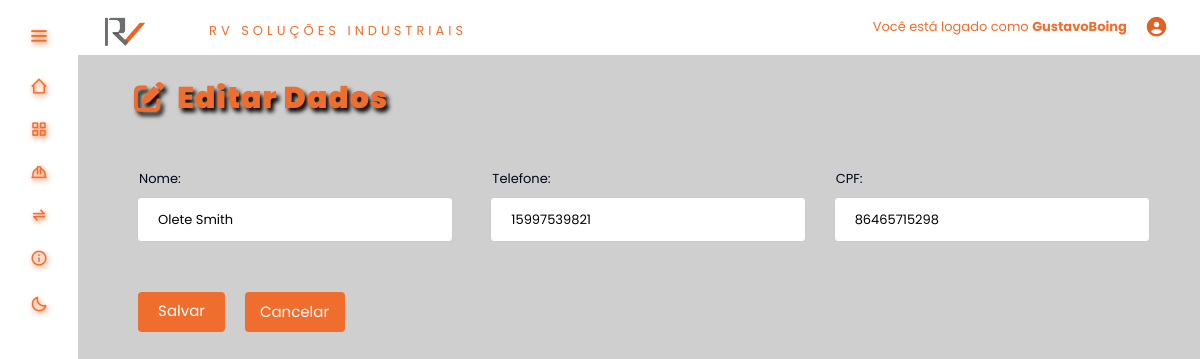
/tablesAdmin/editarFuncionario.php?id=1 (signed in), run on the app's committed database.
### tables this page shows
CREATE TABLE `funcionario` (
  `id_funcionario` int(11) NOT NULL,
  `Nome` varchar(100) DEFAULT NULL,
  `TelContato` varchar(11) DEFAULT NULL,
  `CPF` varchar(11) DEFAULT NULL
);

### tablesAdmin/editarFuncionario.php (the view, shortened to what this page needs)
<?php
    require_once('function.php');
    $result_funcionario = "SELECT * FROM funcionario WHERE id_funcionario = '" . $_GET['id'] . "'";
    $resultado_funcionario = mysqli_query($conn, $result_funcionario);
    $row_produto = mysqli_fetch_assoc($resultado_funcionario);
?>
<!DOCTYPE html>
    <head>
        <link rel="stylesheet" href="<?php echo BASEURL; ?>css/styleSubmit.css"/>
        <link rel="stylesheet" href="style.css"><link rel="stylesheet" href="<?php echo BASEURL; ?>inc/style.css"/>
        <link rel="stylesheet" href="<?php echo BASEURL; ?>inc/styleDark.css">
        <link href='https://unpkg.com/boxicons@2.1.4/css/boxicons.min.css' rel='stylesheet'>
        <link rel="stylesheet" href="https://cdnjs.cloudflare.com/ajax/libs/font-awesome/6.4.0/css/all.min.css"
 />
    </head>
    <body>
        <div class="TituloARE">
            <h2 class="titulosare"><i class="fa fa-edit"></i>&nbsp Editar Dados </h2>
        </div>
        <form class="tela-editar" method="POST" action="functions/editFuncionario.php" enctype="multipart/form-data">
            <div class="deixar-column">
                <div class="inputValues">
                    <div class="Nome">
                        <label for="Nome">
                            Nome:
                            <input type="text" name="Nome" value="<?php echo $row_produto['Nome']; ?>"><br><br>
                        </label>
                    </div>
                    <div class="Qtd">
                        <label for="Qtd">
                            Telefone:
                            <input type="text" id="phone" name="Telefone" placeholder="Digite a quantidade" value="<?php echo $row_produto['TelContato']; ?>"><br><br>
                        </label>
                    </div>
                    <div class="Modelo">
                        <label for="Modelo">
                            CPF:
                            <input type="text" id="cpf" name="CPF" placeholder="Digite o modelo" value="<?php echo $row_produto['CPF']; ?>"><br><br>
                        </label>
                    </div>
                </div>
                <div class="btnFuncoes">
                    <div class="btnSalvar">
                        <button type="submit" name="" class="btn btn-primary">Salvar</button>
                    </div>
                    <div class="btnCancela">
                        <a href="<?php echo BASEURL;?>tablesAdmin/tableFuncionario.php">Cancelar</a>
                    </div>
                </div>
            </div>
        </form>
    </body>
</html>

### inc/style.css (style rules this page uses)
:root { --color:#1c1c1c; --color-second: #D3D3D3; --color-white:#89817D; --color-body:#4A3F35; --color-black:#F06E2D; --search-bar: #F2F2F2; --search-text: #010718; }
* { padding: 0%; margin: 0%; box-sizing: border-box; font-family: 'Poppins', sans-serif; }
* { margin: 0; padding: 0; box-sizing: border-box; }
a { color: var(--color-black); text-decoration: none; font-size: small; transition: 0.5s; position: relative; }
* { box-sizing: border-box }
body { font-family: Verdana, sans-serif; margin:0 }
label { font-size: small; margin-top: 30px; margin-left: 10px; color: var(--search-text); }
.TituloARE > .titulosare { font-family: 'Poppins', sans-serif; margin: 25px 0 0 5%; color: var(--color-black); font-size: 30px; font-weight: 1000; text-shadow: 3px 4px 4px black; letter-spacing: 1px; color: var(--color-black); font-size: 30px; font-weight: 1000; }
.btnSalvar { margin-right: 20px; }
.tela-editar { display: flex; margin: 0 5% 0 5%; }
.Valor, .Qtd, .Modelo, .Tipo { color: var(--search-text); width: 100%; margin-left: 30px; }
.Nome { margin-right: 10px; width: 100%; color: var(--search-text); }
.deixar-column { display: flex; flex-direction: column; margin: 30px 0 0 0; }
.inputValues { display: flex; flex-direction: row; width: auto; position: relative; right: 25px; top: -27px; }
.btnFuncoes { position: relative; display: flex; flex-direction: row; margin-left: 4px; top: -30px }
.btnFuncoes > .btnCancela { display: inline; width: 100px; background-color: #F06E2D; color: white; border: none; border-radius: 4px; cursor: pointer; height: 40px; padding: 8px 15px; }
.btnFuncoes > .btnCancela a { color: white; font-size: 15px; justify-content: center; align-items: center; }

### inc/styleDark.css (style rules this page uses)
:root { --color-default:#ffffff; --color-second: #bebebe; --color-white:#333333; --color-body:#cfcfcf; --color-black:#F06E2D; --search-bar: #F2F2F2; --search-text: #010718; }

### css/styleSubmit.css (style rules this page uses)
button[type=submit] { width: auto; background-color: #F06E2D; color: white; padding: 9px 20px; border: none; border-radius: 4px; cursor: pointer; height: 40px; font-size: 15px; }
button[type=submit] { width: 100%; background-color: #F06E2D; color: white; padding: 0px 20px; margin: 0px 0; border: none; border-radius: 4px; cursor: pointer; }
input[type=text], select { width: 120%; padding: 12px 20px; margin: 8px 0 0 -2px; display: block; border: 1px solid #ccc; border-radius: 4px; box-sizing: border-box; }
.Valor, .Qtd, .Modelo, .Funcionario, .Tipo { width: 80%; padding: 12px 20px; margin: 8px 0 0 15px; display: block; border-radius: 4px; box-sizing: border-box; position: relative; }
.Nome { width: 80%; padding: 12px 20px; margin: 8px 0 0 0px; display: block; border-radius: 4px; box-sizing: border-box; position: relative; }

### data on the page
funcionario: Nome "Olete Smith", Telefone "15997539821", CPF "86465715298"

### other printed values
$_SESSION['login'] "GustavoBoing"
